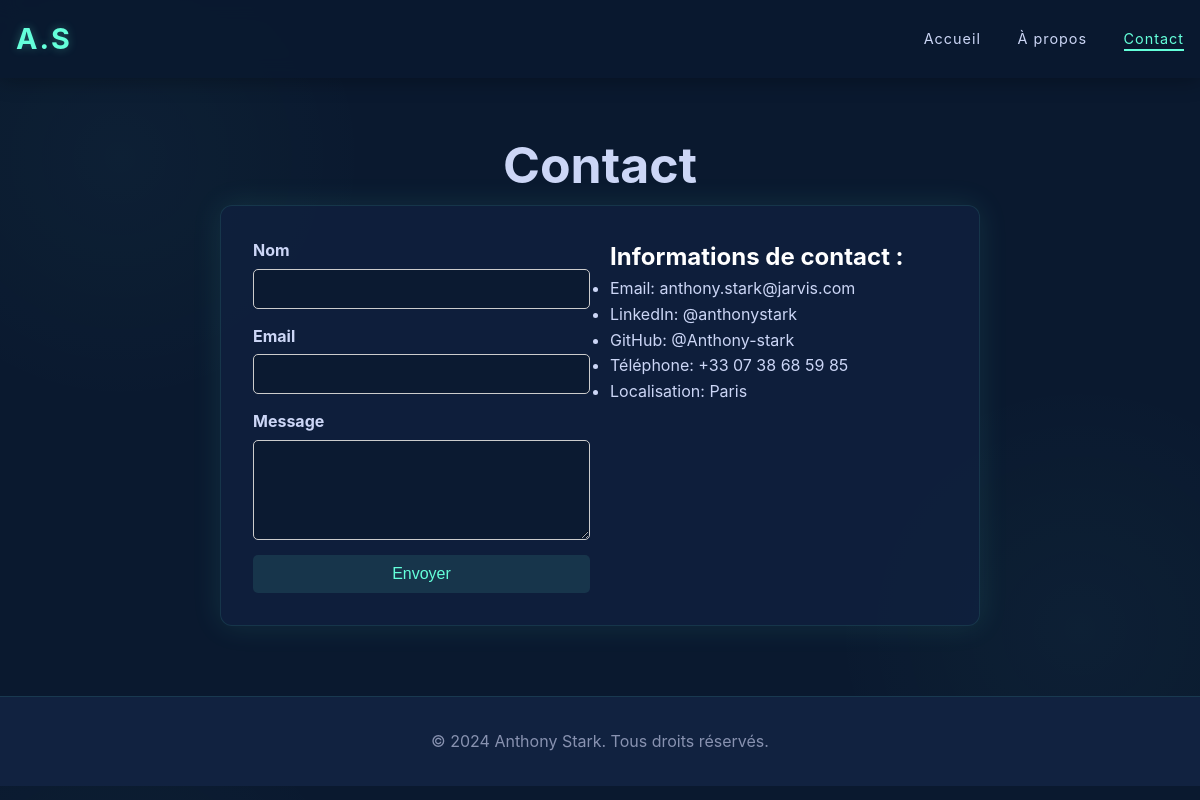
The page /contact.php on the database its author committed.
### tables this page shows
CREATE TABLE IF NOT EXISTS `contact_info` (
    `id` INT AUTO_INCREMENT PRIMARY KEY,
    `email` VARCHAR(255),
    `linkedin` VARCHAR(255),
    `github` VARCHAR(255),
    `telephone` VARCHAR(20),
    `localisation` VARCHAR(100)
);

### contact.php (the view, shortened to what this page needs)
<?php
require_once(__DIR__."\databaseconnect.php");
$contactStatement = $mysqlClient->prepare("SELECT * FROM contact_info LIMIT 1");
$contactStatement->execute();
$contact = $contactStatement->fetch();
$email = $contact['email'];
$linkedin = $contact['linkedin'];
$github = $contact['github'];
$telephone = $contact['telephone'];
$localisation = $contact['localisation'];
?>
<!DOCTYPE html>
<html lang="fr">
<head>
    <link rel="stylesheet" href="css/style.css">
</head>
<body>
    <nav>
        <div class="nav-content">
            <div class="logo">A.S</div>
            <div class="nav-links">
                <a href="index.php">Accueil</a>
                <a href="about.php">À propos</a>
                <a href="contact.php" class="active">Contact</a>
            </div>
        </div>
    </nav>
    <main>
        <section class="contact">
            <h1>Contact</h1>
            <div class="contact-content">
                <form id="contact-form" method="POST" action="contact.php">
                    <div class="form-group">
                        <label for="name">Nom</label>
                        <input type="text" id="name" name='name' required>
                    </div>
                    <div class="form-group">
                        <label for="email">Email</label>
                        <input type="email" id="email" name='email' required>
                    </div>
                    <div class="form-group">
                        <label for="message">Message</label>
                        <textarea id="message" name='message' required></textarea>
                    </div>
                    <button type="submit">Envoyer</button>
                </form>
                <div class="contact-info">
                    <h2>Informations de contact :</h2>
                <ul>
                    <li>Email: <?php echo $email; ?></li>
                    <li>LinkedIn: <?php echo $linkedin; ?></li>
                    <li>GitHub: <?php echo $github; ?></li>
                    <li>Téléphone: <?php echo $telephone; ?></li>
                    <li>Localisation: <?php echo $localisation; ?></li>
                </div>
            </div>
        </section>
    </main>
    <footer>
        <p>© 2024 Anthony Stark. Tous droits réservés.</p>
    </footer>
</body>
</html>

### css/style.css (style rules this page uses)
:root { --primary-color: #0a192f; --secondary-color: #112240; --accent-color: #64ffda; --text-color: #ccd6f6; --bg-color: #0a192f; --card-bg: rgba(17, 34, 64, 0.7); --neon-shadow: 0 0 10px rgba(100, 255, 218, 0.2); }
* { margin: 0; padding: 0; box-sizing: border-box; }
body { font-family: 'Inter', sans-serif; line-height: 1.6; color: var(--text-color); background-color: var(--bg-color); background-image: radial-gradient(circle at 10% 20%, rgba(100, 255, 218, 0.03) 0%, transparent 20%), radial-gradient(circle at 90% 80%, rgba(100, 255, 218, 0.03) 0%, transparent 20%); }
nav { background: rgba(10, 25, 47, 0.85); backdrop-filter: blur(10px); box-shadow: 0 2px 20px rgba(0, 0, 0, 0.3); position: fixed; width: 100%; top: 0; z-index: 1000; }
.nav-content { max-width: 1200px; margin: 0 auto; padding: 1rem; display: flex; justify-content: space-between; align-items: center; }
.logo { font-size: 1.8rem; font-weight: bold; color: var(--accent-color); text-shadow: 0 0 10px rgba(100, 255, 218, 0.3); letter-spacing: 2px; }
.nav-links a { color: var(--text-color); text-decoration: none; margin-left: 2rem; transition: all 0.3s ease; position: relative; font-size: 0.9rem; letter-spacing: 1px; }
.nav-links a::after { content: ''; position: absolute; width: 0; height: 2px; bottom: -4px; left: 0; background-color: var(--accent-color); transition: width 0.3s ease; }
.nav-links a:hover::after, .nav-links a.active::after { width: 100%; }
.nav-links a:hover, .nav-links a.active { color: var(--accent-color); }
.contact-content { background: var(--card-bg); padding: 2rem; border-radius: 12px; border: 1px solid rgba(100, 255, 218, 0.1); }
input, textarea { background: rgba(10, 25, 47, 0.8); border: 1px solid rgba(100, 255, 218, 0.1); color: var(--text-color); padding: 0.8rem; border-radius: 4px; transition: all 0.3s ease; }
footer { text-align: center; padding: 2rem; background: var(--secondary-color); color: #8892b0; border-top: 1px solid rgba(100, 255, 218, 0.1); }
section.contact { max-width: 800px; margin: 50px auto; border-radius: 10px; padding: 20px; margin-top: 105px; }
.contact h1 { text-align: center; font-size: 50px; }
.contact-content { display: flex; flex-wrap: wrap; gap: 20px; justify-content: space-between; box-shadow: 0 0 30px rgba(100, 255, 218, 0.1); }
#contact-form { flex: 1 1 45%; display: flex; flex-direction: column; gap: 15px; }
.form-group { display: flex; flex-direction: column; }
label { font-weight: bold; margin-bottom: 5px; }
input, textarea { padding: 10px; border: 1px solid #ccc; border-radius: 5px; font-size: 16px; }
textarea { resize: vertical; min-height: 100px; }
button { padding: 10px 20px; background: rgba(100, 255, 218, 0.1); color: var(--accent-color); border: none; border-radius: 5px; font-size: 16px; cursor: pointer; }
.contact-info { flex: 1 1 45%; }
.contact-info h2 { color: #ffffff; }

### rows shown on the page
contact_info: email "anthony.stark@jarvis.com", linkedin "@anthonystark", github "@Anthony-stark", telephone "+33 07 38 68 59 85", localisation "Paris"
